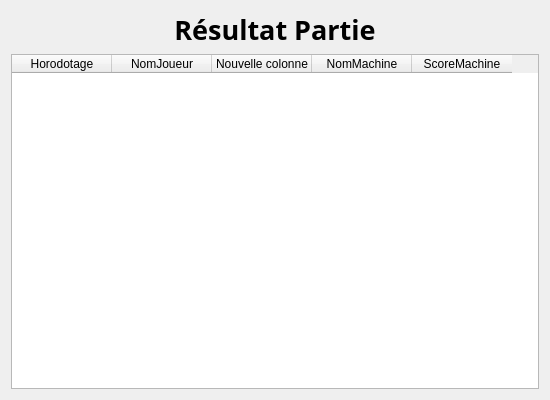
<?xml version="1.0" encoding="UTF-8"?>
<ui version="4.0">
 <class>resultat</class>
 <widget class="QDialog" name="resultat">
  <property name="geometry">
   <rect>
    <x>0</x>
    <y>0</y>
    <width>550</width>
    <height>400</height>
   </rect>
  </property>
  <property name="minimumSize">
   <size>
    <width>550</width>
    <height>400</height>
   </size>
  </property>
  <property name="maximumSize">
   <size>
    <width>550</width>
    <height>400</height>
   </size>
  </property>
  <property name="windowTitle">
   <string>Dialog</string>
  </property>
  <layout class="QHBoxLayout" name="horizontalLayout">
   <item>
    <layout class="QVBoxLayout" name="verticalLayout">
     <item>
      <widget class="QLabel" name="lTitre">
       <property name="font">
        <font>
         <family>MS Reference Sans Serif</family>
         <pointsize>20</pointsize>
         <weight>75</weight>
         <bold>true</bold>
        </font>
       </property>
       <property name="text">
        <string>Résultat Partie</string>
       </property>
       <property name="alignment">
        <set>Qt::AlignCenter</set>
       </property>
      </widget>
     </item>
     <item>
      <widget class="QTableWidget" name="tableWidget">
       <column>
        <property name="text">
         <string>Horodotage</string>
        </property>
       </column>
       <column>
        <property name="text">
         <string>NomJoueur</string>
        </property>
       </column>
       <column>
        <property name="text">
         <string>Nouvelle colonne</string>
        </property>
       </column>
       <column>
        <property name="text">
         <string>NomMachine</string>
        </property>
       </column>
       <column>
        <property name="text">
         <string>ScoreMachine</string>
        </property>
       </column>
      </widget>
     </item>
    </layout>
   </item>
  </layout>
 </widget>
 <resources/>
 <connections/>
</ui>
